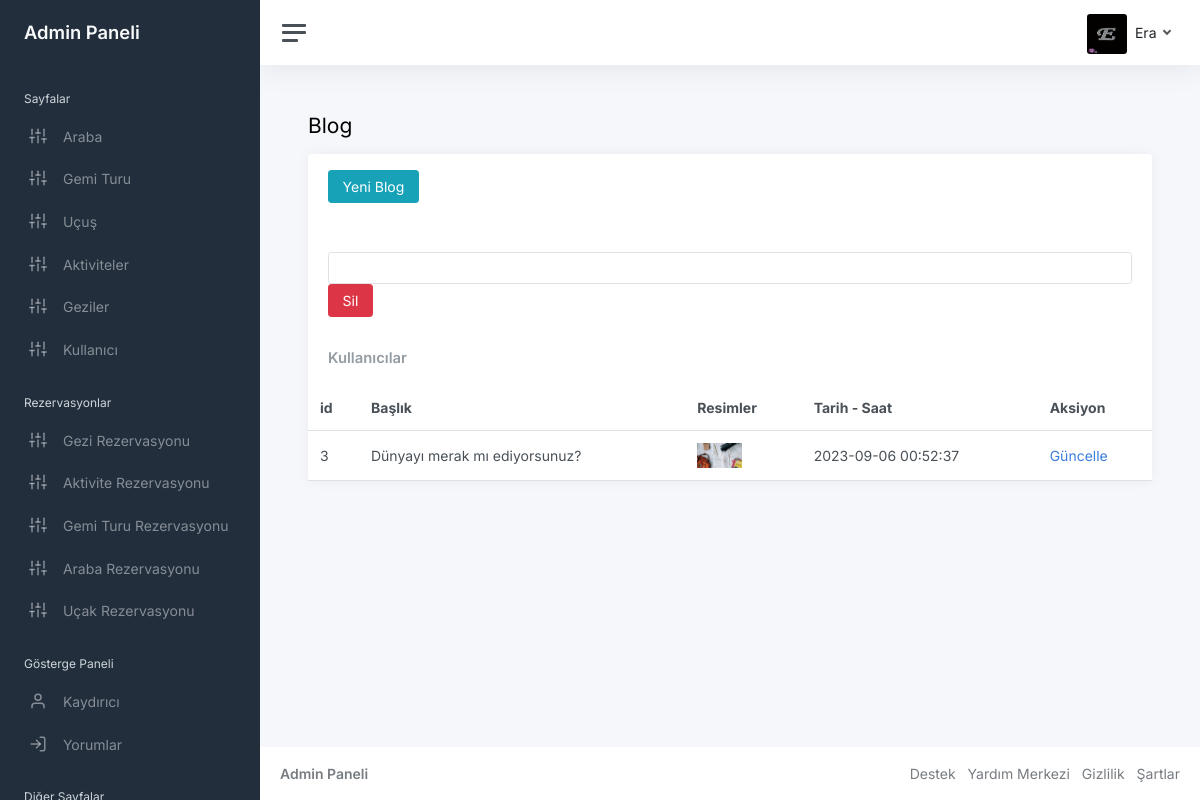
Page /admin/blog.php (signed in) on the committed database.
### tables this page shows
CREATE TABLE `blog` (
  `id` int(11) NOT NULL,
  `image` varchar(200) NOT NULL,
  `title` varchar(200) NOT NULL,
  `description` text NOT NULL,
  `create_at` timestamp NOT NULL DEFAULT current_timestamp()
);

### admin/blog.php (the view, shortened to what this page needs)
<?php require "includes/header.php"?>
<main class="content">
				<div class="container-fluid p-0">
					<h1 class="h3 mb-3">Blog</h1>
					<div class="row">
						<div class="col-12">
							<div class="card">
							<div class="card-header">
								<p><a href="blog-add.php">						<button class="btn btn-info">Yeni Blog</button>
</a> </p>
</div>
							<div class="card-header">
							<form method="post">
							<input type="number" class="form-control" name="id">
<button name="submit"  class="btn btn-danger" type="submit" id="form_submit_button" class="form_submit_button button trans_200">Sil<span></span><span></span><span></span></button>
								</div>
								<div class="card-header">
									<h5 class="card-title mb-0">Kullanıcılar</h5>
								</div>
								<table class="table table-hover my-0">
									<thead>
										<tr>
										<th class="d-none d-md-table-cell">id</th>
											<th>Başlık</th>
											<th class="d-none d-xl-table-cell">Resimler</th>
											<th>Tarih - Saat</th>
                                            <th>Aksiyon</th>
										</tr>
									</thead>
									<tbody>
<?php
try {
    $stmt= $conn->prepare("SELECT * FROM blog");
    $stmt ->execute();
    while($row = $stmt->fetch(PDO::FETCH_ASSOC)){
?>
										<tr>
										<td><?php echo $row["id"]; ?></td>
											<td><?php echo $row["title"]; ?></td>
                                            <td class="d-none d-xl-table-cell"><img style="width: 45px" src="<?php echo $row["image"]; ?>"> </td>
                                            <td class="d-none d-xl-table-cell"><?php echo $row["create_at"]; ?></td>
                                            <td class="d-none d-md-table-cell"><a href="blog-update.php?id=<?php echo $row["id"]; ?>">Güncelle</a></td>
										</tr>
                                <?php
    }
}
catch(PDOException $e)
{
    echo "Error" .$e->getMessage();
}
                                ?>
									</tbody>
								</table>
							</div>
						</div>
					</div>
				</div>
			</main>
<?php require "includes/footer.php"?>

### rows in the picture
blog: id "3", title "Dünyayı merak mı ediyorsunuz?", image (picture), create_at "2023-09-06 00:52:37"

### other values in the picture
$_SESSION['admin'] "Era"
